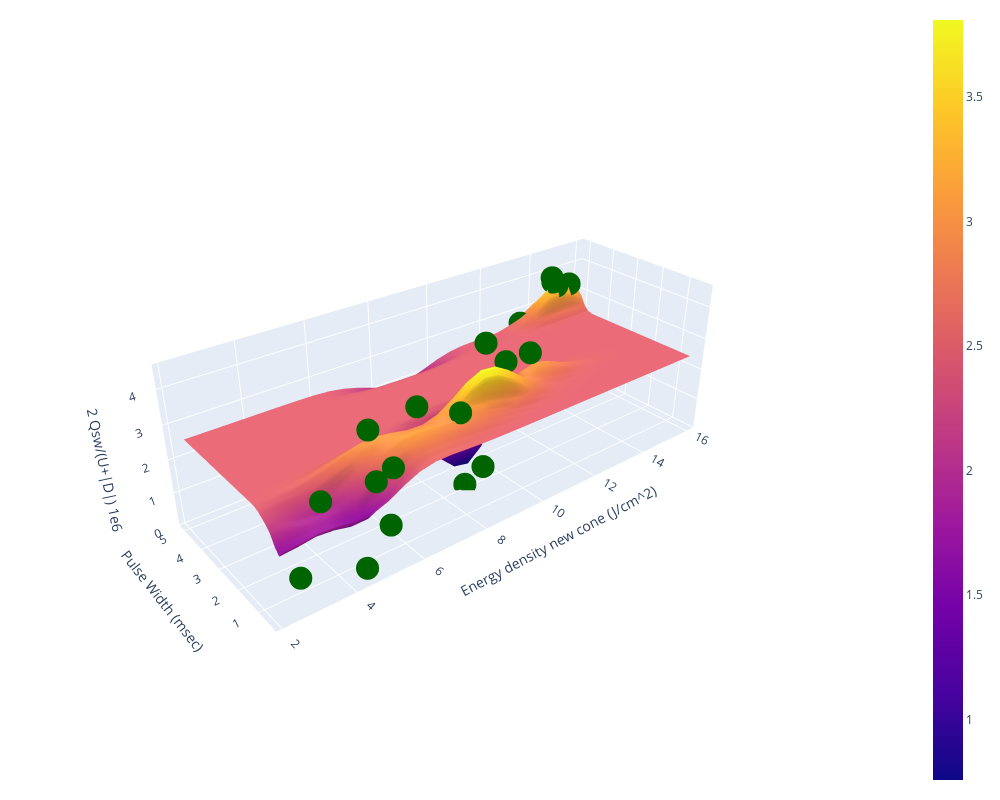
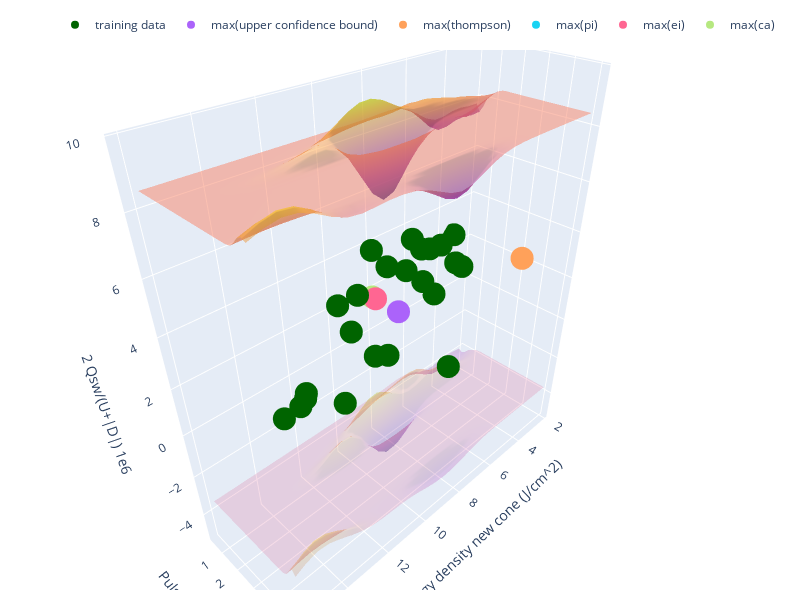

Notebook source saved alongside these figures, in order:
### Code cell
# visualize predictions and acquistion manifolds
vis_pred(raw_train_x, raw_train_y, raw_test_grid, raw_pred_labels)
vis_acq(raw_train_x, raw_train_y, raw_test_grid, raw_pred_labels, raw_upper_surf, raw_lower_surf, acqs)

### Figure 1 — Plotly figure (JSON) as saved in the notebook; plotly's stock layout.template omitted (floating-point values rounded to 4 significant figures; data arrays with more than 128 entries replaced by an {"elided": "..."} marker saying what was removed)
{"data": [{"name": "GP regression", "x": [2.276, 2.746, 3.215, 3.685, 4.154, 4.624, 5.094, 5.563, 6.033, 6.502, 6.972, 7.441, 7.911, 8.381, 8.85, 9.32, 9.789, 10.26, 10.73, 11.2, 11.67, 12.14, 12.61, 13.08, 13.55, 14.02, 14.49, 14.95, 15.42, 15.89], "y": [0.3393, 0.5055, 0.6718, 0.8381, 1.004, 1.171, 1.337, 1.503, 1.669, 1.836, 2.002, 2.168, 2.334, 2.501, 2.667, 2.833, 2.999, 3.166, 3.332, 3.498, 3.664, 3.831, 3.997, 4.163, 4.329, 4.496, 4.662, 4.828, 4.994, 5.161], "z": {"elided": "30x30 float values"}, "type": "surface"}, {"marker": {"color": "darkgreen"}, "mode": "markers", "name": "training data", "x": [2.73, 3.4, 3.79, 6.44, 5.36, 8.99, 8.8, 14.67, 5.24, 14.89, 10.13, 4.51, 5.37, 4.88, 6.76, 7.77, 8.73, 9.38, 10.48, 11.01, 14.71, 15.44, 13.37], "y": [0.5, 0.5, 1, 1, 1.5, 1.5, 5, 5, 0.5, 5, 2, 0.5, 0.5, 0.5, 1, 1, 2, 2, 2, 2, 5, 5, 5], "z": [0.873, 2.677, 1.699, 3.805, 3.335, 4.535, 1.363, 3.841, 1.201, 3.514, 3.471, 0.2633, 2.775, 2.591, 2.58, 3.174, 0.1315, 0.4512, 2.127, 3.468, 3.686, 3.446, 2.652], "type": "scatter3d"}], "layout": {"legend": {"orientation": "h", "yanchor": "top", "y": 1.02, "xanchor": "left", "x": 1}, "margin": {"r": 20, "l": 10, "b": 10, "t": 10}, "width": 1000, "height": 800, "scene": {"xaxis": {"title": {"text": "Energy density new cone (J/cm^2)"}}, "yaxis": {"title": {"text": "Pulse Width (msec)"}}, "zaxis": {"title": {"text": "2 Qsw/(U+|D|) 1e6"}}, "camera": {"up": {"x": 0, "y": 0, "z": 1}, "center": {"x": 0, "y": 0, "z": 0}, "eye": {"x": -2, "y": -2.5, "z": 1.75}}}}}

### Figure 2 — Plotly figure (JSON) as saved in the notebook; plotly's stock layout.template omitted (floating-point values rounded to 4 significant figures; data arrays with more than 128 entries replaced by an {"elided": "..."} marker saying what was removed)
{"data": [{"opacity": 0.5, "showscale": false, "x": [2.276, 2.746, 3.215, 3.685, 4.154, 4.624, 5.094, 5.563, 6.033, 6.502, 6.972, 7.441, 7.911, 8.381, 8.85, 9.32, 9.789, 10.26, 10.73, 11.2, 11.67, 12.14, 12.61, 13.08, 13.55, 14.02, 14.49, 14.95, 15.42, 15.89], "y": [0.3393, 0.5055, 0.6718, 0.8381, 1.004, 1.171, 1.337, 1.503, 1.669, 1.836, 2.002, 2.168, 2.334, 2.501, 2.667, 2.833, 2.999, 3.166, 3.332, 3.498, 3.664, 3.831, 3.997, 4.163, 4.329, 4.496, 4.662, 4.828, 4.994, 5.161], "z": {"elided": "30x30 float values"}, "type": "surface"}, {"opacity": 0.2, "showscale": false, "x": [2.276, 2.746, 3.215, 3.685, 4.154, 4.624, 5.094, 5.563, 6.033, 6.502, 6.972, 7.441, 7.911, 8.381, 8.85, 9.32, 9.789, 10.26, 10.73, 11.2, 11.67, 12.14, 12.61, 13.08, 13.55, 14.02, 14.49, 14.95, 15.42, 15.89], "y": [0.3393, 0.5055, 0.6718, 0.8381, 1.004, 1.171, 1.337, 1.503, 1.669, 1.836, 2.002, 2.168, 2.334, 2.501, 2.667, 2.833, 2.999, 3.166, 3.332, 3.498, 3.664, 3.831, 3.997, 4.163, 4.329, 4.496, 4.662, 4.828, 4.994, 5.161], "z": {"elided": "30x30 float values"}, "type": "surface"}, {"marker": {"color": "darkgreen"}, "mode": "markers", "name": "training data", "x": [2.73, 3.4, 3.79, 6.44, 5.36, 8.99, 8.8, 14.67, 5.24, 14.89, 10.13, 4.51, 5.37, 4.88, 6.76, 7.77, 8.73, 9.38, 10.48, 11.01, 14.71, 15.44, 13.37], "y": [0.5, 0.5, 1, 1, 1.5, 1.5, 5, 5, 0.5, 5, 2, 0.5, 0.5, 0.5, 1, 1, 2, 2, 2, 2, 5, 5, 5], "z": [0.873, 2.677, 1.699, 3.805, 3.335, 4.535, 1.363, 3.841, 1.201, 3.514, 3.471, 0.2633, 2.775, 2.591, 2.58, 3.174, 0.1315, 0.4512, 2.127, 3.468, 3.686, 3.446, 2.652], "type": "scatter3d"}, {"mode": "markers", "name": "max(upper confidence bound)", "x": [8.85], "y": [2.667], "z": [2.505], "type": "scatter3d"}, {"mode": "markers", "name": "max(thompson)", "x": [2.746], "y": [3.498], "z": [2.505], "type": "scatter3d"}, {"mode": "markers", "name": "max(pi)", "x": [8.85], "y": [1.503], "z": [2.505], "type": "scatter3d"}, {"mode": "markers", "name": "max(ei)", "x": [8.85], "y": [1.503], "z": [2.505], "type": "scatter3d"}, {"mode": "markers", "name": "max(ca)", "x": [8.85], "y": [1.337], "z": [2.505], "type": "scatter3d"}], "layout": {"margin": {"r": 20, "l": 10, "b": 10, "t": 10}, "legend": {"orientation": "h", "yanchor": "bottom", "y": 1.02, "xanchor": "right", "x": 1}, "width": 800, "height": 600, "scene": {"xaxis": {"title": {"text": "Energy density new cone (J/cm^2)"}}, "yaxis": {"title": {"text": "Pulse Width (msec)"}}, "zaxis": {"title": {"text": "2 Qsw/(U+|D|) 1e6"}}}}}
